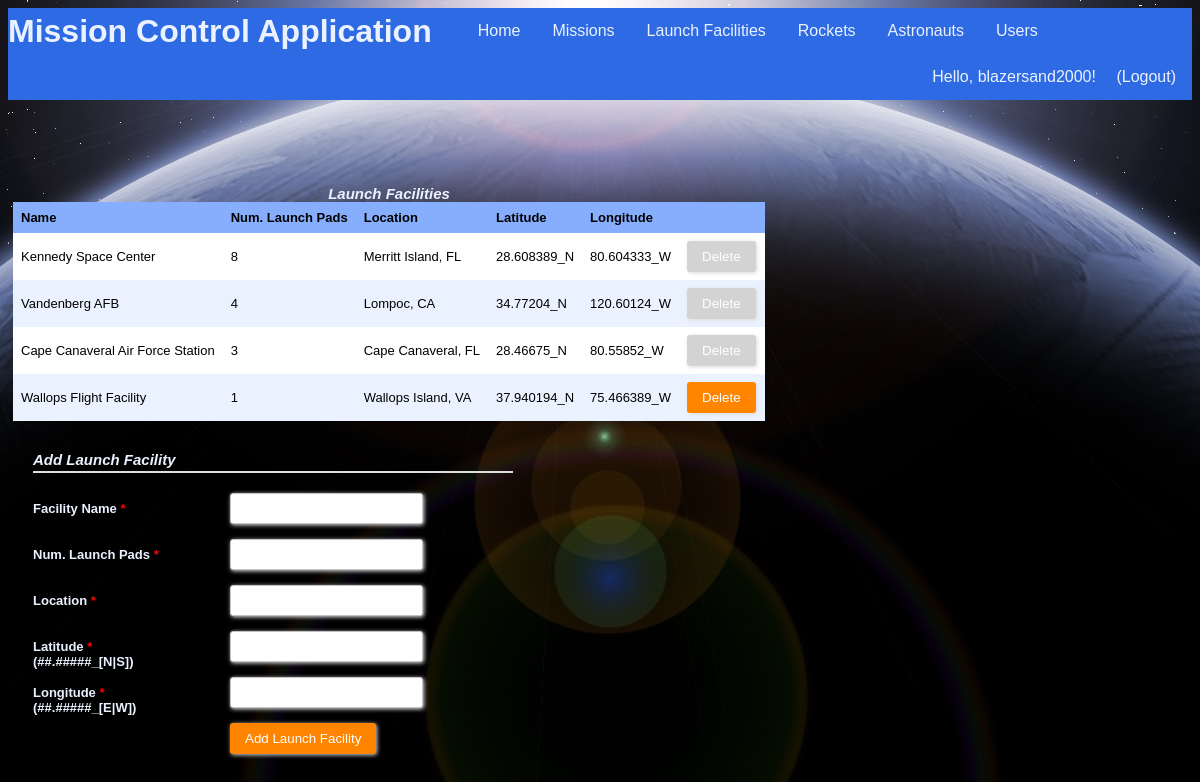
The page /launch_facilities (signed in) on the database its author committed.
### tables this page shows
CREATE TABLE "Users" (
	`uid`	INTEGER NOT NULL PRIMARY KEY AUTOINCREMENT,
	`firstName`	TEXT NOT NULL,
	`lastName`	TEXT NOT NULL,
	`username`	TEXT NOT NULL UNIQUE,
	`password`	TEXT NOT NULL,
	`regTime`	TEXT NOT NULL,
	`lastLoginTime`	TEXT,
	`pid`	INTEGER NOT NULL
);

CREATE TABLE "LaunchFacility" (
	`fid`	INTEGER NOT NULL PRIMARY KEY AUTOINCREMENT,
	`name`	TEXT NOT NULL,
	`numPads`	INTEGER NOT NULL,
	`location`	TEXT NOT NULL,
	`lat`	TEXT,
	`long`	TEXT
);

### app.py (the view, shortened to what this page needs)
@app.route("/launch_facilities", methods=["GET", "POST"])
@login_required
def showFacilities():
    conn = sqlite3.connect(dbPath)
    conn.row_factory = sqlite3.Row
    c = conn.cursor()
    c.execute("SELECT fid, fid IN (SELECT fid FROM Mission) AS cannotDelete, name, numPads, location, lat, long FROM LaunchFacility")
    results = c.fetchall()
    conn.commit()
    conn.close()
    formInputs = [['name', 'text', 'Facility Name', []], ['numPads', 'number', 'Num. Launch Pads', []], ['location', 'text', 'Location', []], ['lat', 'text', 'Latitude', []], ['long', 'text', 'Longitude', []]]
    return render_template("facilities.html", headers=("Name","Num. Launch Pads","Location","Latitude","Longitude"), rows=results, inputs=formInputs)

### app.py (called while the page is built)
@login_manager.user_loader
def load_user(username):
    userRecord = DBgetUser(username)
    if userRecord:
        user = User(userRecord["username"], userRecord["password"], True)
        user.permission = userRecord["pid"]
        return user
    return None

def DBgetUser(username):
    conn = sqlite3.connect(dbPath)
    conn.row_factory = sqlite3.Row
    c = conn.cursor()
    c.execute("SELECT * from Users WHERE username = ?", (username,))
    userRecord = c.fetchone()
    conn.close()
    return userRecord

### templates/facilities.html (shortened to what this page needs)
{% extends "main_template.html" %}
{% from 'macros.html' import GenerateTable, GenerateFormToAddEntry with context %}
{% block body %}
<section style="float:left">
	{{ GenerateTable('Launch Facilities', headers, rows, 'fid') }}
</section>
<section style="float:left">
	{% if current_user.permission == 3 %}
		{{ GenerateFormToAddEntry('Add Launch Facility', inputs) }}
	{% endif %}
</section>
{% endblock %}

### templates/main_template.html (shortened to what this page needs)
<!DOCTYPE html>
<html>
	<head>
		<link rel="stylesheet" type= "text/css" href="{{ url_for('static', filename='styles.css') }}">
	</head>
	<body>
		<header>
			<ul class="nav">
				<h1 class="nav">Mission Control Application</h1>
				<li class="nav"><a class="nav" href="{{ url_for('index') }}">Home</a></li>
				{% if current_user.is_authenticated %}
				<li class="nav"><a class="nav" href="{{ url_for('showMissions') }}">Missions</a></li>
				<li class="nav"><a class="nav" href="{{ url_for('showFacilities') }}">Launch Facilities</a></li>
				<li class="nav"><a class="nav" href="{{ url_for('showRockets') }}">Rockets</a></li>
				<li class="nav"><a class="nav" href="{{ url_for('showAstronauts') }}">Astronauts</a></li>
				<li class="nav"><a class="nav" href="{{ url_for('showUsers') }}">Users</a></li>
				{% endif %}
				<div class="user-greeting">
					{% if current_user.is_authenticated %}
  						Hello, {{ current_user.id }}!    <a class="nav" href="{{ url_for('showLogout') }}">(Logout)</a>
					{% else %}
						Hello, guest!    <a class="nav" href="{{ url_for('showLogin') }}">Login</a><a class="nav" href="{{ url_for('showSignup') }}">Sign Up</a>
					{% endif %}
				</div>
			</ul>
		</header>
		{% block body %}{% endblock %}
	</body>
</html>

### templates/macros.html (shortened to what this page needs)
{% macro GenerateTable(title, headers, rows, keyName) %}
	{% if rows %}
		<table>
			<caption>
				{{title}}
			</caption>
			<tr>
				{% for header in headers %}
				<th>{{header}}</th>
				{% endfor %}
				{% if current_user.permission == 3 %}
					<th/>
				{% endif %}
			</tr>
			{% for row in rows %}
			<tr id ="{{row[keyName]}}">
				{% for value in row %}
					{% if loop.index0 > 1 %}
						<td>
							{% if title == "Astronauts" %}
								<a href="{{ url_for('showAstronautInfo', aid = row[keyName]) }}">{{value|safe}}</a>
							{% else %}
								{{value|safe}}
							{% endif %}
						</td>
					{% endif %}
				{% endfor %}
				{% if row[1] == 1 %}
					{% set disabled = 'disabled' %}
				{% else %}
					{% set disabled = '' %}
				{% endif %}
				{% if current_user.permission == 3 %}
					<td>
						<div class="form-style-2" style="width:70px; padding: 0px 0px 0px 0px;">
							<form method="post">
								<input type="submit" value="Delete" name="delete.{{ row[0] }}" {{disabled}}/>
							</form>
						</div>
					</td>
				{% endif %}
			</tr>
			{% endfor %}
		</table>
	{% else %}
		No records found!
	{% endif %}
{% endmacro %}
{% macro GenerateFormToAddEntry(submitButtonText, inputs) %}
	<div class="form-style-2">
	<div class="form-style-2-heading">{{submitButtonText}}</div>
	<form method="post">
		{% for fieldName, fieldType, fieldLabel, optionalValues in inputs %}
			{% if fieldType == 'text' %}
				<label for="{{fieldName}}"><span>{{fieldLabel}} <span class="required">*</span>{% if fieldName == 'lat' %}</br>(##.#####_[N|S]){% elif fieldName == 'long' %}</br>(##.#####_[E|W]){% endif %}</span><input type="text" class="input-field" name="{{fieldName}}" required/></label>
			{% elif fieldType == 'password' %}
				<label for="{{fieldName}}"><span>{{fieldLabel}} <span class="required">*</span></span><input type="password" class="input-field" name="{{fieldName}}" required/></label>
			{% elif fieldType == 'number' %}
				<label for="{{fieldName}}"><span>{{fieldLabel}} <span class="required">*</span></span><input type="number" class="input-field" name="{{fieldName}}" required/></label>
			{% elif fieldType == 'selectmultiple' %}
				<label for="{{fieldName}}"><span>{{fieldLabel}} <span class="required">*</span></span><select multiple name="{{fieldName}}" class="select-field" required>
				{% for id, displayName in optionalValues %}
					<option value="{{id}}">{{displayName}}</option>
				{% endfor %}
				</select></label>
			{% elif fieldType == 'datetime' %}
				<label for="{{fieldName}}"><span>{{fieldLabel}} <span class="required">*</span></br>(YYYY-MM-DDTHH:MM)</span><input type="datetime-local" class="input-field" name="{{fieldName}}" id="{{optionalValues[0]}}" onchange="changeEnd()" required></label>
			{% elif fieldType == 'date' %}
				<label for="{{fieldName}}"><span>{{fieldLabel}} <span class="required">*</span></br>(YYYY-MM-DD)</span><input type="date" class="input-field" name="{{fieldName}}" required></label>
			{% elif fieldType == 'radio' %}
				<label for="{{fieldName}}"><span>{{fieldLabel}} <span class="required">*</span></span>
				{% for id, displayName in optionalValues %}
					<input type="radio" name="permission" value="{{id}}" required> {{displayName}}
				{% endfor %}
				</label>
			{% endif %}
		{% endfor %}
		<label><span>&nbsp;</span><input type="submit" name="action" value="{{submitButtonText}}"/></label>
	</form>
	</div>
{% endmacro %}

### static/styles.css (style rules this page uses)
:root { --light-blue: #EBF2FF; --medium-blue: #86AEFD; --dark-blue: #2D6AE3; }
header { margin-bottom: 80px; }
ul.nav { list-style-type: none; text-align: center; display: block; margin: 0; padding: 0; overflow: hidden; background-color: var(--dark-blue); }
li.nav { float: left; }
a.nav { display: inline-block; color: var(--light-blue); text-align: center; padding: 14px 16px; text-decoration: none; font-family: "Trebuchet MS", Helvetica, sans-serif; }
h1.nav { float: left; margin: 0; padding: 5px 30px 0px 0px; font-family: "Trebuchet MS", Helvetica, sans-serif; color: var(--light-blue); vertical-align: bottom; }
.user-greeting { float: right; list-style-type: none; text-align: center; margin: 0; overflow: hidden; background-color: var(--dark-blue); text-align: center; vertical-align: center; text-decoration: none; font-family: "Trebuchet MS", Helvetica, sans-serif; color: var(--light-blue); }
section { margin: 5px; }
table { border-collapse: collapse; width: 100%; table-layout: auto; }
th, td { text-align: left; padding: 8px; font: 13px Arial, Helvetica, sans-serif; }
caption { font: 13px Arial, Helvetica, sans-serif; font-weight: bold; font-style: italic; font-size: 15px; color: var(--light-blue); }
tr { background-color: var(--light-blue) }
tr:nth-child(even) { background-color: white }
th { background-color: var(--medium-blue); font-weight: bold; }
.form-style-2 { width: 480px; max-width: 650px; padding: 20px 12px 10px 20px; font: 13px Arial, Helvetica, sans-serif; color: var(--light-blue); }
.form-style-2-heading { font-weight: bold; font-style: italic; border-bottom: 2px solid #ddd; margin-bottom: 20px; font-size: 15px; padding-bottom: 3px; }
.form-style-2 label { display: block; margin: 0px 0px 15px 0px; }
.form-style-2 label > span { width: 40%; font-weight: bold; float: left; padding-top: 8px; padding-right: 5px; }
.form-style-2 span.required { color:red; }
.form-style-2 input.input-field, .form-style-2 .tel-number-field, .form-style-2 .textarea-field, .form-style-2 .select-field { box-sizing: border-box; -webkit-box-sizing: border-box; -moz-box-sizing: border-box; border: 1px solid #C2C2C2; box-shadow: 1px 1px 4px #EBEBEB; -moz-box-shadow: 1px 1px 4px #EBEBEB; -webkit-box-shadow: 1px 1px 4px #EBEBEB; border-radius: 3px; -webkit-border-radius: 3px; -moz-border-radius: 3px; padding: 7px; outline: none; }
.form-style-2 input[type=submit], .form-style-2 input[type=button] { border: none; padding: 8px 15px 8px 15px; background: #FF8500; color: #fff; box-shadow: 1px 1px 4px #DADADA; -moz-box-shadow: 1px 1px 4px #DADADA; -webkit-box-shadow: 1px 1px 4px #DADADA; border-radius: 3px; -webkit-border-radius: 3px; -moz-border-radius: 3px; }
.form-style-2 input[type=submit]:disabled, .form-style-2 input[type=button]:disabled { background: lightgray; color: #fff; }

### rows shown on the page
Users: id "blazersand2000"
LaunchFacility: name "Kennedy Space Center", row "8", location "Merritt Island, FL", lat "28.608389_N", long "80.604333_W"
LaunchFacility: name "Vandenberg AFB", row "4", location "Lompoc, CA", lat "34.77204_N", long "120.60124_W"
LaunchFacility: name "Cape Canaveral Air Force Station", row "3", location "Cape Canaveral, FL", lat "28.46675_N", long "80.55852_W"
LaunchFacility: name "Wallops Flight Facility", row "1", location "Wallops Island, VA", lat "37.940194_N", long "75.466389_W"

### other values the page prints
{{ title }} "Launch Facilities"
{{ header }} "Name" "Num. Launch Pads" "Location" "Latitude" "Longitude"
{{ submitButtonText }} "Add Launch Facility"
{{ fieldLabel }} "Facility Name" "Location" "Latitude" "Longitude"
{{ fieldLabel }} "Num. Launch Pads"
